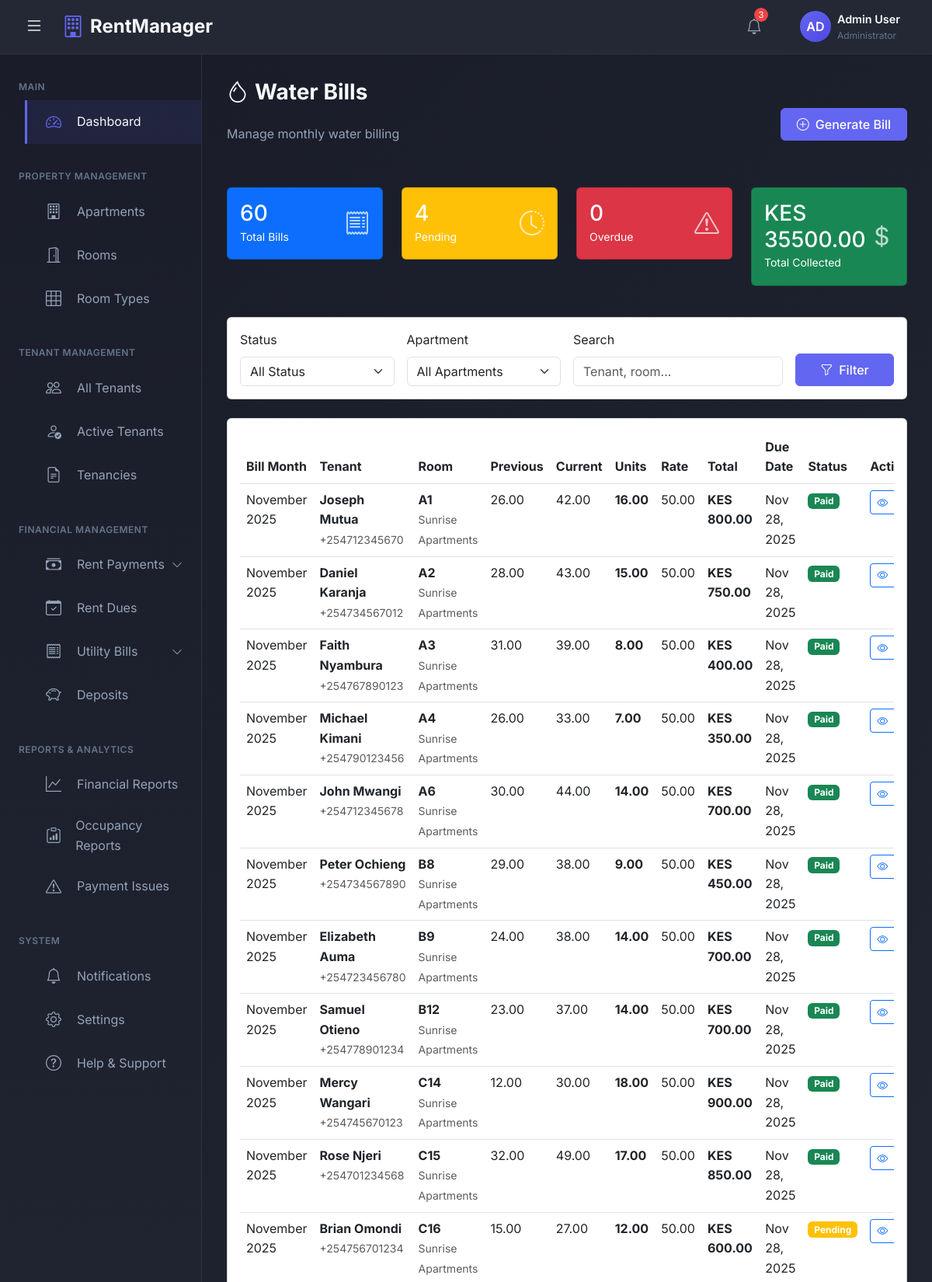
/payments/water/ (signed in, upper part), run on the app's committed database.
### rental_app/models.py (models this page shows, shortened)
class WaterBill(models.Model):
    BILL_STATUS = (
        ('pending', 'Pending'),
        ('paid', 'Paid'),
        ('overdue', 'Overdue'),
    )
    tenancy = models.ForeignKey(Tenancy, on_delete=models.CASCADE, related_name='water_bills')
    bill_month = models.DateField()
    units_consumed = models.DecimalField(max_digits=10, decimal_places=2, validators=[MinValueValidator(0)])
    rate_per_unit = models.DecimalField(max_digits=10, decimal_places=2, validators=[MinValueValidator(0)])
    total_amount = models.DecimalField(max_digits=10, decimal_places=2, validators=[MinValueValidator(0)])
    previous_reading = models.DecimalField(max_digits=10, decimal_places=2, default=0.00)
    current_reading = models.DecimalField(max_digits=10, decimal_places=2, default=0.00)
    due_date = models.DateField()
    payment_date = models.DateTimeField(null=True, blank=True)
    status = models.CharField(max_length=20, choices=BILL_STATUS, default='pending')
    created_at = models.DateTimeField(auto_now_add=True)
    updated_at = models.DateTimeField(auto_now=True)
    class Meta:
        unique_together = ('tenancy', 'bill_month')
        ordering = ['-bill_month']

class Tenancy(models.Model):
    TENANCY_STATUS = (
        ('active', 'Active'),
        ('terminated', 'Terminated'),
        ('suspended', 'Suspended'),
        ('switched', 'Switched Room'),  # When tenant moves to another room
    )
    TERMINATION_REASON = (
        ('vacated', 'Tenant Vacated'),
        ('evicted', 'Evicted'),
        ('room_switch', 'Switched to Another Room'),
        ('other', 'Other'),
    )
    tenant = models.ForeignKey(User, on_delete=models.PROTECT, related_name='tenancies', limit_choices_to={'user_type': 'tenant'})
    room = models.ForeignKey(Room, on_delete=models.PROTECT, related_name='tenancies')
    apartment = models.ForeignKey(Apartment, on_delete=models.PROTECT, related_name='tenancies')  # Denormalized for easy querying
    start_date = models.DateField()
    end_date = models.DateField(null=True, blank=True)
    deposit_paid = models.DecimalField(max_digits=10, decimal_places=2, default=0.00)
    deposit_refunded = models.BooleanField(default=False)
    deposit_refund_amount = models.DecimalField(max_digits=10, decimal_places=2, default=0.00, null=True, blank=True)
    deposit_deduction_reason = models.TextField(blank=True)  # Why deposit was partially refunded
    status = models.CharField(max_length=20, choices=TENANCY_STATUS, default='active')
    termination_reason = models.CharField(max_length=20, choices=TERMINATION_REASON, null=True, blank=True)
    move_in_condition = models.TextField(blank=True)
    move_out_condition = models.TextField(blank=True)
    switched_to_tenancy = models.ForeignKey('self', on_delete=models.SET_NULL, null=True, blank=True, related_name='previous_tenancy')
    switched_from_tenancy = models.ForeignKey('self', on_delete=models.SET_NULL, null=True, blank=True, related_name='next_tenancy')
    is_deleted = models.BooleanField(default=False)
    deleted_at = models.DateTimeField(null=True, blank=True)
    created_at = models.DateTimeField(auto_now_add=True)
    updated_at = models.DateTimeField(auto_now=True)
    class Meta:
        verbose_name_plural = 'Tenancies'
        ordering = ['-start_date']
        indexes = [
            models.Index(fields=['tenant', 'status']),
            models.Index(fields=['apartment', 'status']),
        ]

class User(AbstractUser):
    USER_TYPE_CHOICES = (
        ('admin', 'Admin'),
        ('tenant', 'Tenant'),
    )
    USER_STATUS = (
        ('active', 'Active'),
        ('inactive', 'Inactive'),
        ('archived', 'Archived'),  # For moved out tenants
    )
    user_type = models.CharField(max_length=10, choices=USER_TYPE_CHOICES)
    user_status = models.CharField(max_length=20, choices=USER_STATUS, default='active')
    phone_number = models.CharField(max_length=15, unique=True)
    national_id = models.CharField(max_length=20, unique=True, null=True, blank=True)
    profile_picture = models.ImageField(upload_to='profiles/', null=True, blank=True)
    is_deleted = models.BooleanField(default=False)
    deleted_at = models.DateTimeField(null=True, blank=True)
    created_at = models.DateTimeField(auto_now_add=True)
    updated_at = models.DateTimeField(auto_now=True)

class Room(models.Model):
    ROOM_STATUS = (
        ('available', 'Available'),
        ('occupied', 'Occupied'),
        ('maintenance', 'Under Maintenance'),
    )
    apartment = models.ForeignKey(Apartment, on_delete=models.CASCADE, related_name='rooms')
    room_number = models.CharField(max_length=10)  # e.g., A1, B2, C3
    room_type = models.ForeignKey(RoomType, on_delete=models.PROTECT)
    floor_number = models.IntegerField(validators=[MinValueValidator(0)])
    has_balcony = models.BooleanField(default=False)
    has_shower = models.BooleanField(default=True)
    has_kitchen_unit = models.BooleanField(default=True)
    has_clothes_cabinet = models.BooleanField(default=True)
    monthly_rent = models.DecimalField(max_digits=10, decimal_places=2, validators=[MinValueValidator(0)])
    deposit_amount = models.DecimalField(max_digits=10, decimal_places=2, validators=[MinValueValidator(0)])
    status = models.CharField(max_length=20, choices=ROOM_STATUS, default='available')
    created_at = models.DateTimeField(auto_now_add=True)
    updated_at = models.DateTimeField(auto_now=True)
    class Meta:
        unique_together = ('apartment', 'room_number')
        ordering = ['floor_number', 'room_number']

class Apartment(models.Model):
    name = models.CharField(max_length=200)
    owner = models.ForeignKey(User, on_delete=models.CASCADE, related_name='apartments', limit_choices_to={'user_type': 'admin'})
    location = models.CharField(max_length=300)
    total_floors = models.IntegerField(validators=[MinValueValidator(1)])
    description = models.TextField(blank=True)
    water_rate_per_unit = models.DecimalField(max_digits=10, decimal_places=2, default=0.00)
    created_at = models.DateTimeField(auto_now_add=True)
    updated_at = models.DateTimeField(auto_now=True)

### rental_app/views.py (the view)
# urls.py: path('payments/water/', views.water_bills_list, name='water_bills_list'),
@login_required
def water_bills_list(request):
    if request.user.user_type != 'admin':
        messages.error(request, 'Access denied.')
        return redirect('dashboard')
    status_filter = request.GET.get('status', '')
    apartment_filter = request.GET.get('apartment', '')
    search_query = request.GET.get('search', '')
    bills = WaterBill.objects.all().select_related(
        'tenancy', 'tenancy__tenant', 'tenancy__room', 'tenancy__apartment'
    )
    if status_filter:
        bills = bills.filter(status=status_filter)
    if apartment_filter:
        bills = bills.filter(tenancy__apartment_id=apartment_filter)
    if search_query:
        bills = bills.filter(
            Q(tenancy__tenant__first_name__icontains=search_query) |
            Q(tenancy__tenant__last_name__icontains=search_query) |
            Q(tenancy__room__room_number__icontains=search_query)
        )
    total_bills = bills.count()
    pending_bills = bills.filter(status='pending').count()
    overdue_bills = bills.filter(status='overdue').count()
    total_amount = bills.filter(status='paid').aggregate(
        total=Sum('total_amount')
    )['total'] or 0
    paginator = Paginator(bills.order_by('-bill_month'), 20)
    page_number = request.GET.get('page')
    bills_page = paginator.get_page(page_number)
    apartments = Apartment.objects.filter(owner=request.user)
    context = {
        'bills': bills_page,
        'total_bills': total_bills,
        'pending_bills': pending_bills,
        'overdue_bills': overdue_bills,
        'total_amount': total_amount,
        'apartments': apartments,
        'status_filter': status_filter,
        'apartment_filter': apartment_filter,
        'search_query': search_query,
    }
    return render(request, 'payments/water_bills_list.html', context)

### templates/payments/water_bills_list.html (shortened to what this page needs)
{% extends 'admin_base.html' %}
{% block content %}
<div class="page-header d-flex justify-content-between align-items-center mb-4">
    <div>
        <h1 class="page-title">
            <i class="bi bi-droplet me-2"></i>Water Bills
        </h1>
        <p class="page-subtitle">Manage monthly water billing</p>
    </div>
    <a href="{% url 'water_bill_create' %}" class="btn btn-primary">
        <i class="bi bi-plus-circle me-2"></i>Generate Bill
    </a>
</div>
<div class="row mb-4">
    <div class="col-md-3 mb-3">
        <div class="card bg-primary text-white">
            <div class="card-body">
                <div class="d-flex justify-content-between align-items-center">
                    <div>
                        <h3 class="mb-0">{{ total_bills }}</h3>
                        <small>Total Bills</small>
                    </div>
                    <i class="bi bi-receipt" style="font-size: 2rem; opacity: 0.7;"></i>
                </div>
            </div>
        </div>
    </div>
    <div class="col-md-3 mb-3">
        <div class="card bg-warning text-white">
            <div class="card-body">
                <div class="d-flex justify-content-between align-items-center">
                    <div>
                        <h3 class="mb-0">{{ pending_bills }}</h3>
                        <small>Pending</small>
                    </div>
                    <i class="bi bi-clock-history" style="font-size: 2rem; opacity: 0.7;"></i>
                </div>
            </div>
        </div>
    </div>
    <div class="col-md-3 mb-3">
        <div class="card bg-danger text-white">
            <div class="card-body">
                <div class="d-flex justify-content-between align-items-center">
                    <div>
                        <h3 class="mb-0">{{ overdue_bills }}</h3>
                        <small>Overdue</small>
                    </div>
                    <i class="bi bi-exclamation-triangle" style="font-size: 2rem; opacity: 0.7;"></i>
                </div>
            </div>
        </div>
    </div>
    <div class="col-md-3 mb-3">
        <div class="card bg-success text-white">
            <div class="card-body">
                <div class="d-flex justify-content-between align-items-center">
                    <div>
                        <h3 class="mb-0">KES {{ total_amount|floatformat:2 }}</h3>
                        <small>Total Collected</small>
                    </div>
                    <i class="bi bi-currency-dollar" style="font-size: 2rem; opacity: 0.7;"></i>
                </div>
            </div>
        </div>
    </div>
</div>
<div class="card mb-4">
    <div class="card-body">
        <form method="get" class="row g-3">
            <div class="col-md-3">
                <label class="form-label">Status</label>
                <select name="status" class="form-select">
                    <option value="">All Status</option>
                </select>
            </div>
            <div class="col-md-3">
                <label class="form-label">Apartment</label>
                <select name="apartment" class="form-select">
                    <option value="">All Apartments</option>
                </select>
            </div>
            <div class="col-md-4">
                <label class="form-label">Search</label>
                <input type="text" name="search" class="form-control"
                       placeholder="Tenant, room..." value="{{ search_query }}">
            </div>
            <div class="col-md-2 d-flex align-items-end">
                <button type="submit" class="btn btn-primary w-100">
                    <i class="bi bi-funnel me-2"></i>Filter
                </button>
            </div>
        </form>
    </div>
</div>
<div class="card">
    <div class="card-body">
        <div class="table-responsive">
            <table class="table table-hover">
                <thead>
                    <tr>
                        <th>Bill Month</th>
                        <th>Tenant</th>
                        <th>Room</th>
                        <th>Previous</th>
                        <th>Current</th>
                        <th>Units</th>
                        <th>Rate</th>
                        <th>Total</th>
                        <th>Due Date</th>
                        <th>Status</th>
                        <th>Actions</th>
                    </tr>
                </thead>
                <tbody>
                    {% for bill in bills %}
                    <tr>
                        <td>{{ bill.bill_month|date:"F Y" }}</td>
                        <td>
                            <strong>{{ bill.tenancy.tenant.get_full_name }}</strong>
                            <br><small class="text-muted">{{ bill.tenancy.tenant.phone_number }}</small>
                        </td>
                        <td>
                            <strong>{{ bill.tenancy.room.room_number }}</strong>
                            <br><small class="text-muted">{{ bill.tenancy.apartment.name }}</small>
                        </td>
                        <td>{{ bill.previous_reading|floatformat:2 }}</td>
                        <td>{{ bill.current_reading|floatformat:2 }}</td>
                        <td><strong>{{ bill.units_consumed|floatformat:2 }}</strong></td>
                        <td>{{ bill.rate_per_unit|floatformat:2 }}</td>
                        <td><strong>KES {{ bill.total_amount|floatformat:2 }}</strong></td>
                        <td>{{ bill.due_date|date:"M d, Y" }}</td>
                        <td>
                            {% if bill.status == 'paid' %}
                            <span class="badge bg-success">Paid</span>
                            {% elif bill.status == 'pending' %}
                            <span class="badge bg-warning">Pending</span>
                            {% else %}
                            <span class="badge bg-danger">Overdue</span>
                            {% endif %}
                        </td>
                        <td>
                            <div class="btn-group btn-group-sm">
                                <a href="{% url 'water_bill_detail' bill.pk %}"
                                   class="btn btn-outline-primary" title="View">
                                    <i class="bi bi-eye"></i>
                                </a>
                            </div>
                        </td>
                    </tr>
                    {% endfor %}
                </tbody>
            </table>
        </div>
    </div>
</div>
{% endblock %}

### templates/admin_base.html (style rules this page uses)
:root { --sidebar-width: 260px; --header-height: 70px; --primary-color: #1a1d29; --secondary-color: #232834; --accent-color: #6366f1; --accent-hover: #4f46e5; --text-primary: #f8fafc; --text-secondary: #94a3b8; --text-muted: #64748b; --border-color: #2d3343; --card-bg: #232834; --success-color: #10b981; --warning-color: #f59e0b; --danger-color: #ef4444; --bg-gradient: linear-gradient(135deg, #1a1d29 0%, #232834 100%); --sidebar-gradient: linear-gradient(180deg, #1a1d29 0%, #232834 100%); }
* { margin: 0; padding: 0; box-sizing: border-box; }
body { font-family: 'Inter', -apple-system, BlinkMacSystemFont, 'Segoe UI', Roboto, sans-serif; background-color: var(--primary-color); color: var(--text-primary); overflow-x: hidden; line-height: 1.6; font-weight: 400; }
.page-title { font-size: 1.75rem; font-weight: 700; color: var(--text-primary); margin-bottom: 1.5rem; }
.page-subtitle { font-size: 1rem; color: var(--text-secondary); margin-bottom: 2rem; }
.btn-primary { background-color: var(--accent-color); border-color: var(--accent-color); font-weight: 500; padding: 0.5rem 1.25rem; }
.main-content > * { animation: fadeIn 0.5s ease-out; }

### data on the page
WaterBill: bill_month "November 2025", tenancy.tenant.get_full_name "Joseph Mutua", tenancy.tenant.phone_number "+254712345670", tenancy.room.room_number "A1", tenancy.apartment.name "Sunrise Apartments", previous_reading "26.00", current_reading "42.00", units_consumed "16.00", rate_per_unit "50.00", total_amount "800.00", due_date "Nov 28, 2025", status "Paid"
WaterBill: bill_month "November 2025", tenancy.tenant.get_full_name "Daniel Karanja", tenancy.tenant.phone_number "+254734567012", tenancy.room.room_number "A2", tenancy.apartment.name "Sunrise Apartments", previous_reading "28.00", current_reading "43.00", units_consumed "15.00", rate_per_unit "50.00", total_amount "750.00", due_date "Nov 28, 2025", status "Paid"
WaterBill: bill_month "November 2025", tenancy.tenant.get_full_name "Faith Nyambura", tenancy.tenant.phone_number "+254767890123", tenancy.room.room_number "A3", tenancy.apartment.name "Sunrise Apartments", previous_reading "31.00", current_reading "39.00", units_consumed "8.00", rate_per_unit "50.00", total_amount "400.00", due_date "Nov 28, 2025", status "Paid"
WaterBill: bill_month "November 2025", tenancy.tenant.get_full_name "Michael Kimani", tenancy.tenant.phone_number "+254790123456", tenancy.room.room_number "A4", tenancy.apartment.name "Sunrise Apartments", previous_reading "26.00", current_reading "33.00", units_consumed "7.00", rate_per_unit "50.00", total_amount "350.00", due_date "Nov 28, 2025", status "Paid"
WaterBill: bill_month "November 2025", tenancy.tenant.get_full_name "John Mwangi", tenancy.tenant.phone_number "+254712345678", tenancy.room.room_number "A6", tenancy.apartment.name "Sunrise Apartments", previous_reading "30.00", current_reading "44.00", units_consumed "14.00", rate_per_unit "50.00", total_amount "700.00", due_date "Nov 28, 2025", status "Paid"
WaterBill: bill_month "November 2025", tenancy.tenant.get_full_name "Peter Ochieng", tenancy.tenant.phone_number "+254734567890", tenancy.room.room_number "B8", tenancy.apartment.name "Sunrise Apartments", previous_reading "29.00", current_reading "38.00", units_consumed "9.00", rate_per_unit "50.00", total_amount "450.00", due_date "Nov 28, 2025", status "Paid"
WaterBill: bill_month "November 2025", tenancy.tenant.get_full_name "Elizabeth Auma", tenancy.tenant.phone_number "+254723456780", tenancy.room.room_number "B9", tenancy.apartment.name "Sunrise Apartments", previous_reading "24.00", current_reading "38.00", units_consumed "14.00", rate_per_unit "50.00", total_amount "700.00", due_date "Nov 28, 2025", status "Paid"
WaterBill: bill_month "November 2025", tenancy.tenant.get_full_name "Samuel Otieno", tenancy.tenant.phone_number "+254778901234", tenancy.room.room_number "B12", tenancy.apartment.name "Sunrise Apartments", previous_reading "23.00", current_reading "37.00", units_consumed "14.00", rate_per_unit "50.00", total_amount "700.00", due_date "Nov 28, 2025", status "Paid"
WaterBill: bill_month "November 2025", tenancy.tenant.get_full_name "Mercy Wangari", tenancy.tenant.phone_number "+254745670123", tenancy.room.room_number "C14", tenancy.apartment.name "Sunrise Apartments", previous_reading "12.00", current_reading "30.00", units_consumed "18.00", rate_per_unit "50.00", total_amount "900.00", due_date "Nov 28, 2025", status "Paid"
WaterBill: bill_month "November 2025", tenancy.tenant.get_full_name "Rose Njeri", tenancy.tenant.phone_number "+254701234568", tenancy.room.room_number "C15", tenancy.apartment.name "Sunrise Apartments", previous_reading "32.00", current_reading "49.00", units_consumed "17.00", rate_per_unit "50.00", total_amount "850.00", due_date "Nov 28, 2025", status "Paid"
WaterBill: bill_month "November 2025", tenancy.tenant.get_full_name "Brian Omondi", tenancy.tenant.phone_number "+254756701234", tenancy.room.room_number "C16", tenancy.apartment.name "Sunrise Apartments", previous_reading "15.00", current_reading "27.00", units_consumed "12.00", rate_per_unit "50.00", total_amount "600.00", due_date "Nov 28, 2025", status "Pending"

### other printed values
{{ total_bills }} "60"
{{ pending_bills }} "4"
{{ overdue_bills }} "0"
{{ total_amount|floatformat:2 }} "35500.00"
